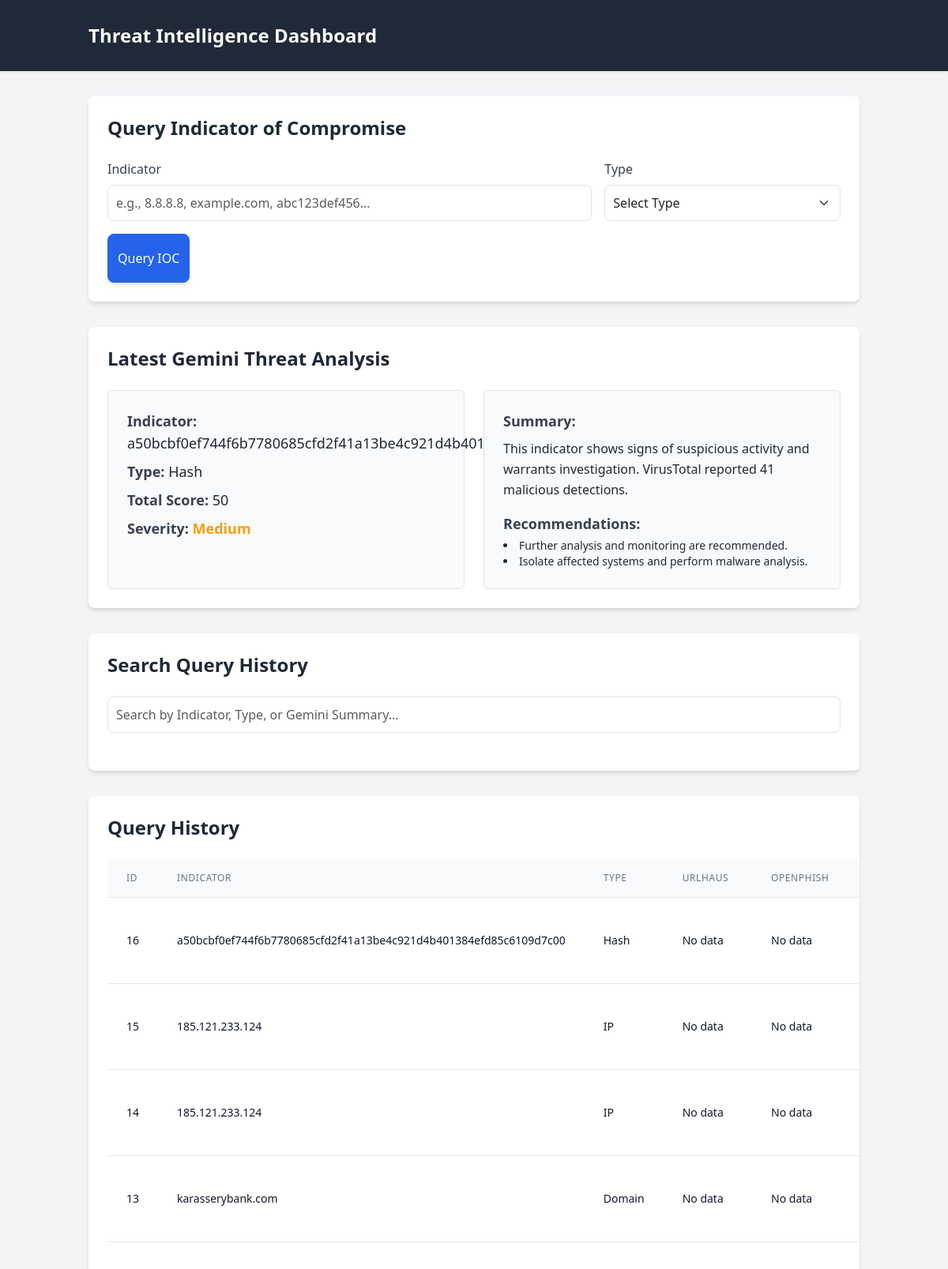
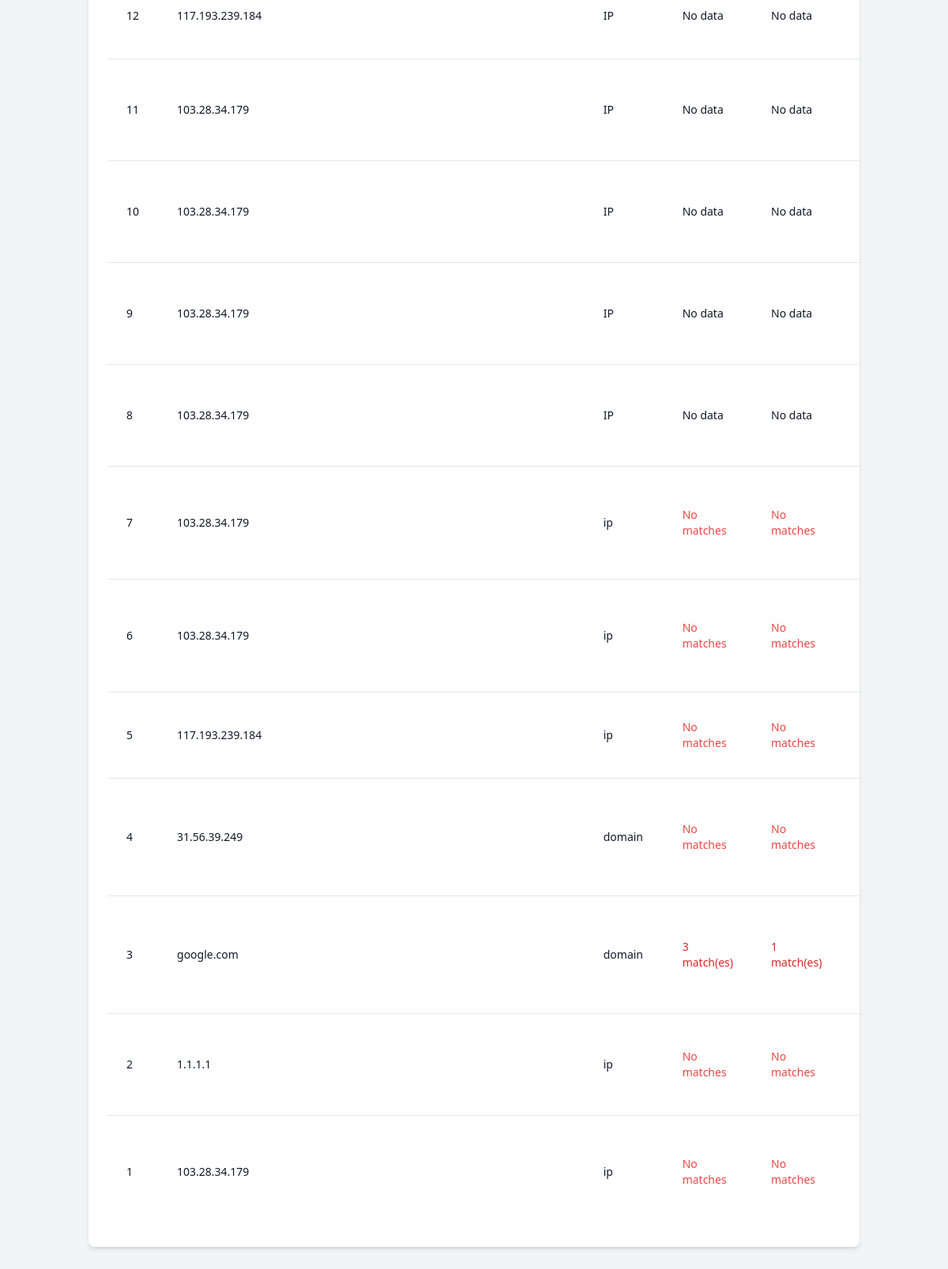
The page / on the database its author committed (2 pictures, top to bottom).
### tables this page shows
CREATE TABLE queries (
                id INTEGER PRIMARY KEY AUTOINCREMENT,
                indicator TEXT,
                type TEXT,
                urlhaus_result TEXT,
                openphish_result TEXT,
                crowdsec_result TEXT,
                alienvault_result TEXT,
                virustotal_result TEXT,
                abuseipdb_result TEXT,
                timestamp DATETIME DEFAULT CURRENT_TIMESTAMP
            , gemini_analysis_result TEXT);

### app.py (the view)
@app.route("/")
def index():
    queries = db_manager.get_all_queries()
    return render_template("index.html", queries=queries)

### templates/index.html (shortened to what this page needs)
<!DOCTYPE html>
<html lang="en">
<head>
    <link href="https://cdn.jsdelivr.net/npm/bootstrap@5.3.0/dist/css/bootstrap.min.css" rel="stylesheet">
    <link href="https://cdn.jsdelivr.net/npm/tailwindcss@2.2.19/dist/tailwind.min.css" rel="stylesheet">
    <link rel="stylesheet" href="{{ url_for('static', filename='style.css') }}">
</head>
<body class="bg-gray-100 font-sans">
    <nav class="navbar navbar-dark bg-dark shadow-sm">
        <div class="container mx-auto px-4 py-3">
            <a class="navbar-brand fw-bold text-white text-2xl" href="/">Threat Intelligence Dashboard</a>
        </div>
    </nav>
    <div class="container mx-auto px-4 py-8">
        <div class="bg-white p-6 rounded-lg shadow-md mb-8">
            <h2 class="text-2xl font-bold text-gray-800 mb-4">Query Indicator of Compromise</h2>
            <form id="ioc-query-form" class="space-y-4">
                <div class="row g-3">
                    <div class="col-md-8">
                        <label for="indicator" class="form-label text-gray-700 font-medium">Indicator</label>
                        <input type="text" class="form-control" id="indicator" name="indicator" placeholder="e.g., 8.8.8.8, example.com, abc123def456..." required>
                    </div>
                    <div class="col-md-4">
                        <label for="ioc_type" class="form-label text-gray-700 font-medium">Type</label>
                        <select class="form-select" id="ioc_type" name="ioc_type" required>
                            <option value="">Select Type</option>
                        </select>
                    </div>
                </div>
                <button type="submit" class="btn btn-primary w-full md:w-auto px-6 py-3 text-lg font-semibold rounded-lg shadow-md hover:bg-blue-700 focus:outline-none focus:ring-2 focus:ring-blue-500 focus:ring-opacity-75">Query IOC</button>
            </form>
        </div>
        <div id="gemini-analysis-section" class="bg-white p-6 rounded-lg shadow-md mb-8">
            <h2 class="text-2xl font-bold text-gray-800 mb-4">Latest Gemini Threat Analysis</h2>
            {% if queries and queries[0] and queries[0].gemini_analysis_result %}
                {% set gemini_result = queries[0].gemini_analysis_result %}
                {% if not gemini_result.error %}
                    <div class="grid grid-cols-1 md:grid-cols-2 gap-4">
                        <div class="bg-gray-50 p-4 rounded-md border border-gray-200">
                            <p class="text-lg font-semibold text-gray-700 mb-2">Indicator: <span class="font-normal text-gray-800">{{ gemini_result.indicator }}</span></p>
                            <p class="text-lg font-semibold text-gray-700 mb-2">Type: <span class="font-normal text-gray-800">{{ gemini_result.type }}</span></p>
                            <p class="text-lg font-semibold text-gray-700 mb-2">Total Score: <span class="font-normal text-gray-800">{{ gemini_result.total_score }}</span></p>
                            <p class="text-lg font-semibold text-gray-700 mb-2">Severity:
                                {% if gemini_result.severity == 'Critical' %}
                                    <span class="text-red-600 font-bold">{{ gemini_result.severity }}</span>
                                {% elif gemini_result.severity == 'High' %}
                                    <span class="text-orange-500 font-bold">{{ gemini_result.severity }}</span>
                                {% elif gemini_result.severity == 'Medium' %}
                                    <span class="text-yellow-500 font-bold">{{ gemini_result.severity }}</span>
                                {% else %}
                                    <span class="text-green-500 font-bold">{{ gemini_result.severity }}</span>
                                {% endif %}
                            </p>
                        </div>
                        <div class="bg-gray-50 p-4 rounded-md border border-gray-200">
                            <p class="text-lg font-semibold text-gray-700 mb-2">Summary:</p>
                            <p class="text-gray-800 text-base leading-relaxed">{{ gemini_result.summary }}</p>
                            {% if gemini_result.recommendations %}
                            <p class="text-lg font-semibold text-gray-700 mt-3 mb-1">Recommendations:</p>
                            <ul class="list-disc list-inside text-gray-800 text-sm">
                                {% for rec in gemini_result.recommendations %}
                                    <li>{{ rec }}</li>
                                {% endfor %}
                            </ul>
                            {% endif %}
                        </div>
                    </div>
                {% elif gemini_result.error %}
                    <p class="text-yellow-600 text-lg">Gemini analysis encountered an error for the latest query: {{ gemini_result.error }}</p>
                {% else %}
                    <p class="text-gray-600 text-lg">Gemini analysis results are not available for the latest query. The model might not have returned a valid response.</p>
                {% endif %}
            {% else %}
                <p class="text-gray-600 text-lg">No Gemini analysis available yet. Query an IOC to see the results here.</p>
            {% endif %}
        </div>
        <div class="bg-white p-6 rounded-lg shadow-md mb-8">
            <h2 class="text-2xl font-bold text-gray-800 mb-4">Search Query History</h2>
            <input type="text" class="form-control mb-4" id="search-input" placeholder="Search by Indicator, Type, or Gemini Summary...">
        </div>
        <div class="bg-white p-6 rounded-lg shadow-md overflow-x-auto">
            <h2 class="text-2xl font-bold text-gray-800 mb-4">Query History</h2>
            <table class="min-w-full divide-y divide-gray-200">
                <thead class="bg-gray-50">
                    <tr>
                        <th scope="col" class="px-6 py-3 text-left text-xs font-medium text-gray-500 uppercase tracking-wider">ID</th>
                        <th scope="col" class="px-6 py-3 text-left text-xs font-medium text-gray-500 uppercase tracking-wider">Indicator</th>
                        <th scope="col" class="px-6 py-3 text-left text-xs font-medium text-gray-500 uppercase tracking-wider">Type</th>
                        <th scope="col" class="px-6 py-3 text-left text-xs font-medium text-gray-500 uppercase tracking-wider">URLhaus</th>
                        <th scope="col" class="px-6 py-3 text-left text-xs font-medium text-gray-500 uppercase tracking-wider">OpenPhish</th>
                        <th scope="col" class="px-6 py-3 text-left text-xs font-medium text-gray-500 uppercase tracking-wider">CrowdSec</th>
                    </tr>
                </thead>
                <tbody id="query-history-body" class="bg-white divide-y divide-gray-200">
                    {% for q in queries %}
                    <tr class="hover:bg-gray-50">
                        <td class="px-6 py-4 whitespace-nowrap text-sm text-gray-900">{{ q.id }}</td>
                        <td class="px-6 py-4 whitespace-nowrap text-sm text-gray-900">{{ q.indicator }}</td>
                        <td class="px-6 py-4 whitespace-nowrap text-sm text-gray-900">{{ q.type }}</td>
                        <td class="px-6 py-4 text-sm text-gray-900">
                            {% if q.urlhaus_result and q.urlhaus_result.error %}
                                <span class="text-red-500">{{ q.urlhaus_result.error }}</span>
                            {% elif q.urlhaus_result and q.urlhaus_result.matches %}
                                <span class="text-red-600 font-medium">{{ q.urlhaus_result.matches | length }} match(es)</span>
                            {% else %}
                                No data
                            {% endif %}
                        </td>
                        <td class="px-6 py-4 text-sm text-gray-900">
                            {% if q.openphish_result and q.openphish_result.error %}
                                <span class="text-red-500">{{ q.openphish_result.error }}</span>
                            {% elif q.openphish_result and q.openphish_result.matches %}
                                <span class="text-red-600 font-medium">{{ q.openphish_result.matches | length }} match(es)</span>
                            {% else %}
                                No data
                            {% endif %}
                        </td>
                        <td class="px-6 py-4 text-sm text-gray-900">
                        </td>
                    </tr>
                    {% else %}
                    <tr>
                        <td colspan="10" class="px-6 py-4 text-center text-gray-500">No queries in history yet.</td>
                    </tr>
                    {% endfor %}
                </tbody>
            </table>
        </div>
    </div>
</body>
</html>

### templates/static/style.css (style rules this page uses)
body { font-family: -apple-system, BlinkMacSystemFont, "Segoe UI", Roboto, "Helvetica Neue", Arial, sans-serif; background-color: #f3f4f6; }
.navbar { background-color: #1f2937 !important; }
.navbar-brand { color: #ffffff !important; font-size: 1.5rem; }
.form-control, .form-select { border-radius: 8px; padding: 10px; font-size: 1rem; }
.btn-primary { background-color: #2563eb; border-color: #2563eb; border-radius: 8px; padding: 12px; font-size: 1rem; font-weight: 500; }
.text-red-500 { font-weight: 500; }
table, th, td { border-collapse: collapse; }

### rows shown on the page
queries: indicator "a50bcbf0ef744f6b7780685cfd2f41a13be4c921d4b401384efd85c6109d7c00", type "Hash", id "16", shows "No data"
queries: id "15", indicator "185.121.233.124", type "IP", shows "No data"
queries: id "14", indicator "185.121.233.124", type "IP", shows "No data"
queries: id "13", indicator "karasserybank.com", type "Domain", shows "No data"
queries: id "12", indicator "117.193.239.184", type "IP", shows "No data"
queries: id "11", indicator "103.28.34.179", type "IP", shows "No data"
queries: id "10", indicator "103.28.34.179", type "IP", shows "No data"
queries: id "9", indicator "103.28.34.179", type "IP", shows "No data"
queries: id "8", indicator "103.28.34.179", type "IP", shows "No data"
queries: id "7", indicator "103.28.34.179", type "ip", urlhaus_result.error "No matches", openphish_result.error "No matches"
queries: id "6", indicator "103.28.34.179", type "ip", urlhaus_result.error "No matches", openphish_result.error "No matches"
queries: id "5", indicator "117.193.239.184", type "ip", urlhaus_result.error "No matches", openphish_result.error "No matches"
queries: id "4", indicator "31.56.39.249", type "domain", urlhaus_result.error "No matches", openphish_result.error "No matches"
queries: id "3", indicator "google.com", type "domain", urlhaus_result.matches|length "3", openphish_result.matches|length "1"
queries: id "2", indicator "1.1.1.1", type "ip", urlhaus_result.error "No matches", openphish_result.error "No matches"
queries: id "1", indicator "103.28.34.179", type "ip", urlhaus_result.error "No matches", openphish_result.error "No matches"

### other values the page prints
{{ gemini_result.total_score }} "50"
{{ gemini_result.severity }} "Medium"
{{ gemini_result.summary }} "This indicator shows signs of suspicious activity and warrants investigation. VirusTotal reported 41 malicious detections."
{{ rec }} "Further analysis and monitoring are recommended." "Isolate affected systems and perform malware analysis."
